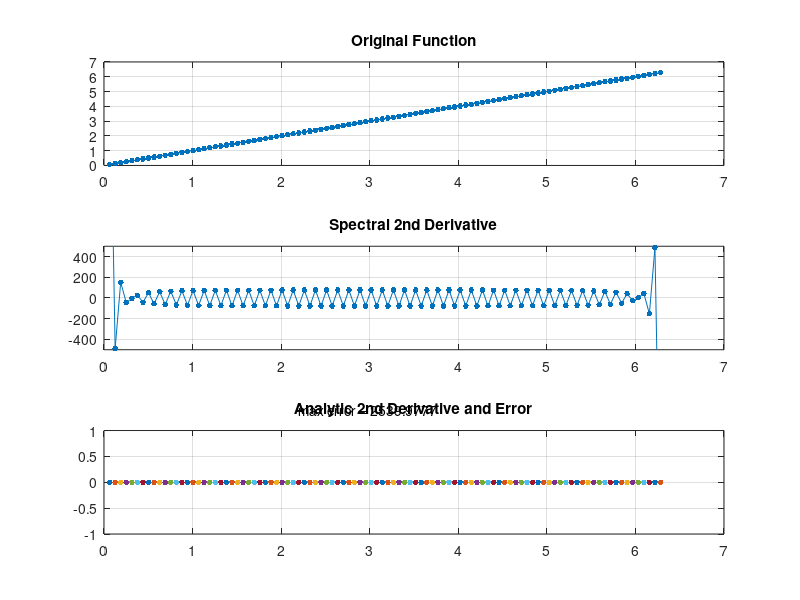

Write MATLAB code to recreate this figure.
% FourierDeriv2.m - Approximation of Derivative of 2. Using Fourier Method
%        For complex v, delete "real" commands.

% Differentiation of a hat function:
  N = 100; h = 2*pi/N; x = h*(1:N)';

% Differentiation of exp(sin(x)):
%   v = sin(x); 
%   v2prime = - sin(x);

%   v = exp(sin(x)); 
%   v2prime = - sin(x) .* exp(sin(x)) + cos(x).*cos(x).*exp(sin(x));

  v = exp(log(x)); 
  v2prime = 0;
% 
%   v = x.*log(x); 
%   v2prime = 1./x;

  v_hat = fft(v);
  w_hat = -1*[0:N/2-1 0 -N/2+1:-1]'.*[0:N/2-1 0 -N/2+1:-1]' .* v_hat;
  w = real(ifft(w_hat));
 
  subplot(3,1,1), plot(x,v,'.-','markersize',13)
    grid on, title('Original Function')

  subplot(3,1,2), plot(x,w,'.-','markersize',13)
    axis([0 7 -500 500]);
    grid on, title('Spectral 2nd Derivative')

  subplot(3,1,3), plot(x,v2prime,'.-','markersize',13)
    grid on, title('Analytic 2nd Derivative and Error')

  error = norm(w-v2prime,inf)
  text(2.2,1.4,['max error = ' num2str(error)])
